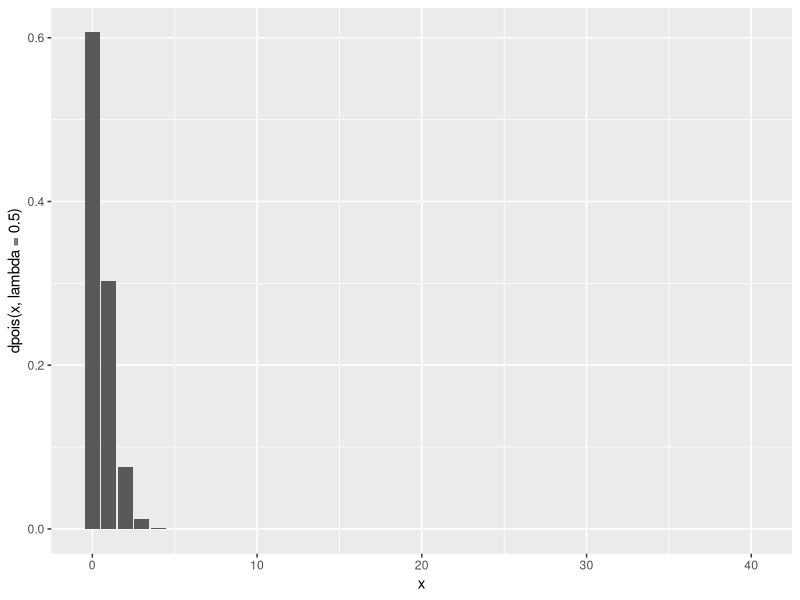
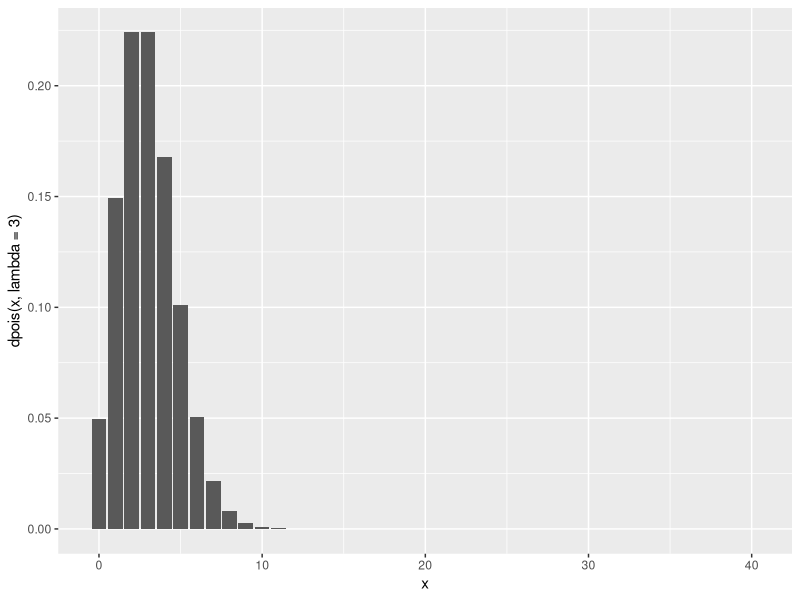
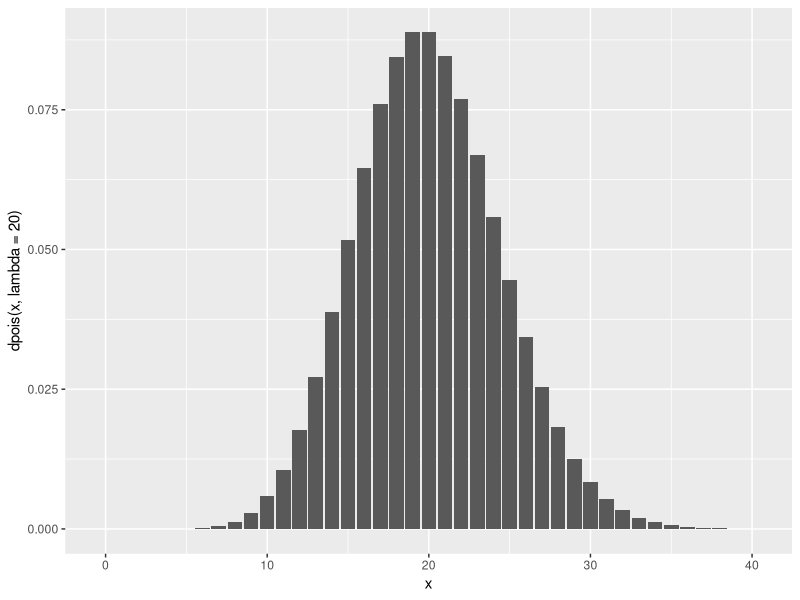

Recreate these plots in R, in order.
# ---- 0. Setup and load libraries, if any ----

library(ggplot2)  # load the graphing library


# ---- 1. Sampling from the Poisson distribution ----

samples1 <- rpois(n=100, lambda=3)  # Sample with given parameters

# Plot the same distribution
ggplot(data.frame(x=c(0:40)), aes(x)) +
  geom_col(aes(y=dpois(x, lambda=0.5)))  # dpois gives the density of the values in x

ggplot(data.frame(x=c(0:40)), aes(x)) +
  geom_col(aes(y=dpois(x, lambda=3)))

ggplot(data.frame(x=c(0:40)), aes(x)) +
  geom_col(aes(y=dpois(x, lambda=20)))
